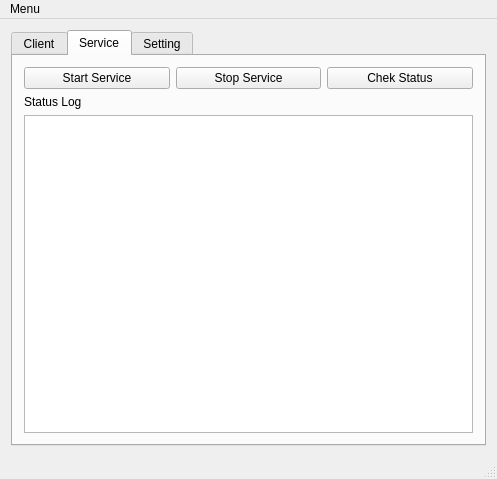
<?xml version="1.0" encoding="UTF-8"?>
<ui version="4.0">
 <class>Utama</class>
 <widget class="QMainWindow" name="Utama">
  <property name="geometry">
   <rect>
    <x>0</x>
    <y>0</y>
    <width>497</width>
    <height>479</height>
   </rect>
  </property>
  <property name="windowTitle">
   <string>Utama</string>
  </property>
  <widget class="QWidget" name="centralWidget">
   <layout class="QVBoxLayout" name="verticalLayout">
    <item>
     <widget class="QTabWidget" name="tabWidget">
      <property name="currentIndex">
       <number>1</number>
      </property>
      <widget class="QWidget" name="tabClient">
       <attribute name="title">
        <string>Client</string>
       </attribute>
       <layout class="QVBoxLayout" name="verticalLayout_2">
        <item>
         <widget class="QTableWidget" name="tabelClient">
          <property name="styleSheet">
           <string notr="true">font-size: 10px;</string>
          </property>
         </widget>
        </item>
       </layout>
      </widget>
      <widget class="QWidget" name="tab_2">
       <attribute name="title">
        <string>Service</string>
       </attribute>
       <layout class="QVBoxLayout" name="verticalLayout_3">
        <item>
         <layout class="QHBoxLayout" name="horizontalLayout">
          <item>
           <widget class="QPushButton" name="btStart">
            <property name="text">
             <string>Start Service</string>
            </property>
           </widget>
          </item>
          <item>
           <widget class="QPushButton" name="btStop">
            <property name="text">
             <string>Stop Service</string>
            </property>
           </widget>
          </item>
          <item>
           <widget class="QPushButton" name="btStatus">
            <property name="text">
             <string>Chek Status</string>
            </property>
           </widget>
          </item>
         </layout>
        </item>
        <item>
         <widget class="QLabel" name="label">
          <property name="text">
           <string>Status Log</string>
          </property>
         </widget>
        </item>
        <item>
         <widget class="QPlainTextEdit" name="logService"/>
        </item>
       </layout>
      </widget>
      <widget class="QWidget" name="tab">
       <attribute name="title">
        <string>Setting</string>
       </attribute>
       <layout class="QVBoxLayout" name="verticalLayout_4">
        <item>
         <widget class="QGroupBox" name="groupBox">
          <property name="title">
           <string>Acces Point</string>
          </property>
          <layout class="QVBoxLayout" name="verticalLayout_5">
           <item>
            <layout class="QGridLayout" name="gridLayout">
             <item row="0" column="0">
              <widget class="QLabel" name="label_2">
               <property name="text">
                <string>SSID</string>
               </property>
              </widget>
             </item>
             <item row="0" column="2">
              <widget class="QLineEdit" name="lineEdit"/>
             </item>
             <item row="0" column="1">
              <widget class="QLabel" name="label_3">
               <property name="text">
                <string>:</string>
               </property>
              </widget>
             </item>
             <item row="1" column="0">
              <widget class="QLabel" name="label_4">
               <property name="text">
                <string>Security</string>
               </property>
              </widget>
             </item>
             <item row="1" column="1">
              <widget class="QLabel" name="label_5">
               <property name="text">
                <string>:</string>
               </property>
              </widget>
             </item>
            </layout>
           </item>
          </layout>
         </widget>
        </item>
        <item>
         <widget class="QGroupBox" name="groupBox_2">
          <property name="title">
           <string>DNS Server</string>
          </property>
          <layout class="QVBoxLayout" name="verticalLayout_6">
           <item>
            <layout class="QGridLayout" name="gridLayout_2">
             <item row="0" column="3">
              <widget class="QLineEdit" name="lineEdit_3"/>
             </item>
             <item row="0" column="1">
              <widget class="QLabel" name="label_7">
               <property name="text">
                <string>:</string>
               </property>
              </widget>
             </item>
             <item row="0" column="0">
              <widget class="QLabel" name="label_6">
               <property name="text">
                <string>Range IP</string>
               </property>
              </widget>
             </item>
             <item row="0" column="2">
              <widget class="QLineEdit" name="lineEdit_2"/>
             </item>
            </layout>
           </item>
          </layout>
         </widget>
        </item>
       </layout>
      </widget>
     </widget>
    </item>
   </layout>
  </widget>
  <widget class="QMenuBar" name="menuBar">
   <property name="geometry">
    <rect>
     <x>0</x>
     <y>0</y>
     <width>497</width>
     <height>22</height>
    </rect>
   </property>
   <widget class="QMenu" name="menuMenu">
    <property name="title">
     <string>Menu</string>
    </property>
    <addaction name="actionAbout"/>
    <addaction name="actionExit"/>
   </widget>
   <addaction name="menuMenu"/>
  </widget>
  <widget class="QStatusBar" name="statusBar"/>
  <action name="actionExit">
   <property name="text">
    <string>Exit</string>
   </property>
  </action>
  <action name="actionAbout">
   <property name="text">
    <string>About</string>
   </property>
  </action>
 </widget>
 <layoutdefault spacing="6" margin="11"/>
 <resources/>
 <connections/>
</ui>
